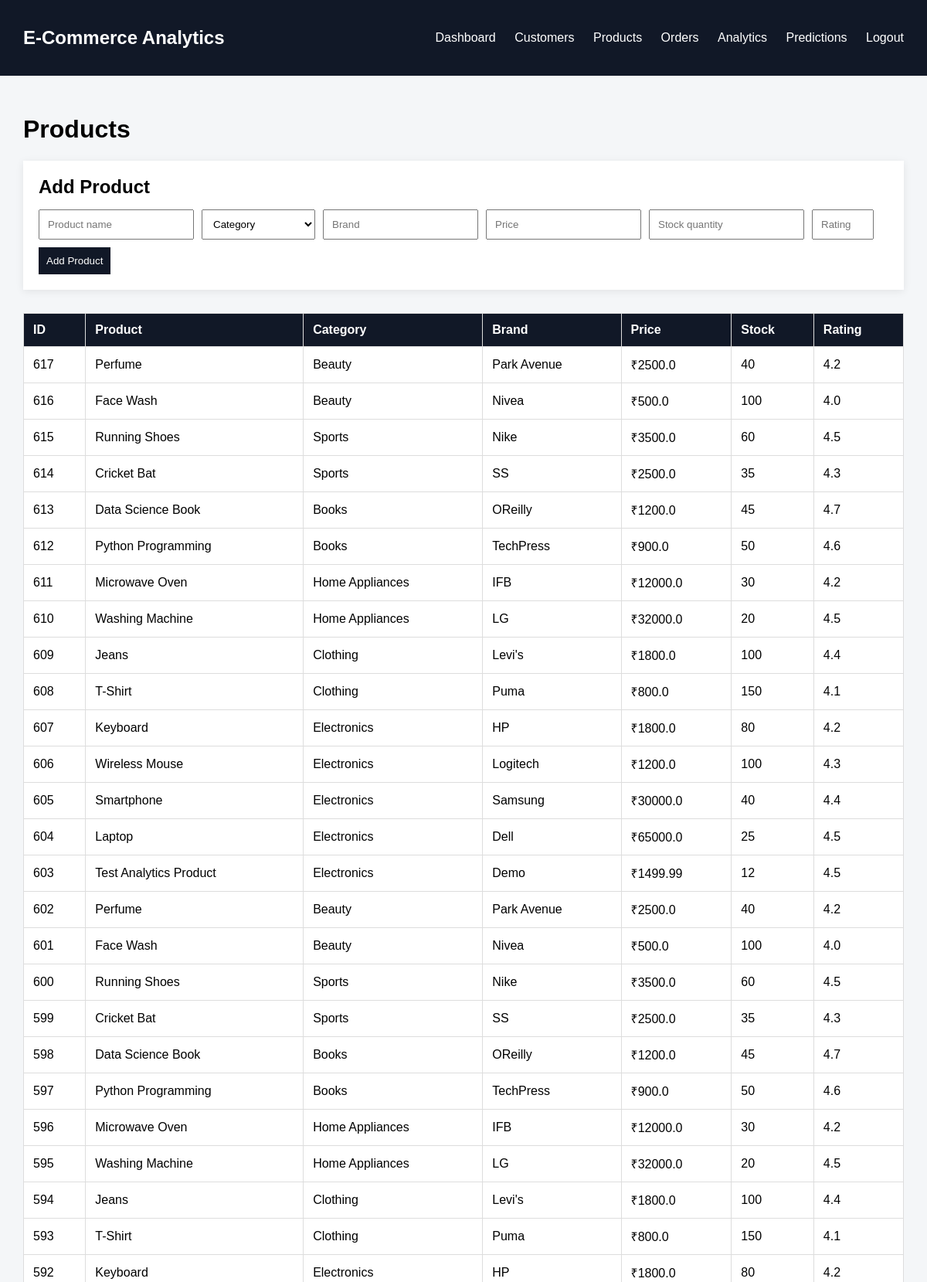
Page /products (signed in, upper part) on the committed database.
### tables this page shows
CREATE TABLE products (
            product_id INTEGER PRIMARY KEY AUTOINCREMENT,
            product_name TEXT NOT NULL,
            category_id INTEGER,
            price REAL,
            stock_quantity INTEGER,
            brand TEXT,
            rating REAL,
            FOREIGN KEY (category_id) REFERENCES categories(category_id)
        );

CREATE TABLE categories (
            category_id INTEGER PRIMARY KEY AUTOINCREMENT,
            category_name TEXT NOT NULL,
            description TEXT
        );

### app.py (the view, shortened to what this page needs)
@app.route("/products", methods=["GET", "POST"])
def products():
    if "admin" not in session:
        return redirect(url_for("login"))
    connection = get_connection()
    cursor = get_cursor(connection)
    cursor.execute("""
        SELECT
            p.*, c.category_name
        FROM products p
        LEFT JOIN categories c
            ON p.category_id = c.category_id
        ORDER BY p.product_id DESC
    """)
    data = cursor.fetchall()
    cursor.execute("SELECT category_id, category_name FROM categories ORDER BY category_name")
    categories = cursor.fetchall()
    cursor.close()
    connection.close()
    return render_template("products.html", products=data, categories=categories)

### app.py (called while the page is built, shortened)
def sqlite_connect():
    DB_PATH.parent.mkdir(parents=True, exist_ok=True)
    connection = sqlite3.connect(str(DB_PATH))
    connection.row_factory = sqlite3.Row
    return connection

def get_cursor(connection):
    if isinstance(connection, sqlite3.Connection):
        return connection.cursor()
    return connection.cursor(dictionary=True)

def get_connection():
    use_sqlite = os.getenv("USE_SQLITE", "1").lower() in {"1", "true", "yes", "on"}
    return sqlite_connect()

### templates/products.html (shortened to what this page needs)
<!DOCTYPE html>
<html>
<head>
    <link rel="stylesheet"
          href="{{ url_for('static', filename='css/style.css') }}">
</head>
<body>
<nav>
    <h2>E-Commerce Analytics</h2>
    <div>
        <a href="/">Dashboard</a>
        <a href="/customers">Customers</a>
        <a href="/products">Products</a>
        <a href="/orders">Orders</a>
        <a href="/analytics">Analytics</a>
        <a href="/predictions">Predictions</a>
        <a href="/logout">Logout</a>
    </div>
</nav>
<div class="container">
<h1>Products</h1>
<form method="post" class="data-form">
    <h2>Add Product</h2>
    <input name="product_name" placeholder="Product name" required>
    <select name="category_id" required>
        <option value="">Category</option>
    </select>
    <input name="brand" placeholder="Brand">
    <input name="price" type="number" min="0" step="0.01" placeholder="Price">
    <input name="stock_quantity" type="number" min="0" placeholder="Stock quantity">
    <input name="rating" type="number" min="0" max="5" step="0.1" placeholder="Rating">
    <button type="submit">Add Product</button>
</form>
<table>
<thead>
<tr>
<th>ID</th>
<th>Product</th>
<th>Category</th>
<th>Brand</th>
<th>Price</th>
<th>Stock</th>
<th>Rating</th>
</tr>
</thead>
<tbody>
{% for product in products %}
<tr>
<td>{{ product.product_id }}</td>
<td>{{ product.product_name }}</td>
<td>{{ product.category_name }}</td>
<td>{{ product.brand }}</td>
<td>₹{{ product.price }}</td>
<td>{{ product.stock_quantity }}</td>
<td>{{ product.rating }}</td>
</tr>
{% endfor %}
</tbody>
</table>
</div>
</body>
</html>

### static/css/style.css (style rules this page uses)
* { box-sizing: border-box; }
body { margin: 0; font-family: Arial, sans-serif; background: #f4f6f8; }
nav { background: #111827; color: white; padding: 15px 30px; display: flex; justify-content: space-between; align-items: center; }
nav a { color: white; text-decoration: none; margin-left: 20px; }
.container { padding: 30px; }
table { width: 100%; border-collapse: collapse; background: white; margin-bottom: 30px; }
th, td { padding: 12px; border: 1px solid #ddd; text-align: left; }
th { background: #111827; color: white; }
.data-form { display: flex; flex-wrap: wrap; gap: 10px; align-items: center; background: white; padding: 20px; margin-bottom: 30px; box-shadow: 0 2px 10px rgba(0,0,0,0.08); }
.data-form h2 { width: 100%; margin: 0 0 5px; }
.data-form input, .data-form select, .data-form button { padding: 10px; }
.data-form button { background: #111827; color: white; border: none; cursor: pointer; }

### rows in the picture
products: product_id "617", product_name "Perfume", category_name "Beauty", brand "Park Avenue", price "2500.0", stock_quantity "40", rating "4.2"
products: product_id "616", product_name "Face Wash", category_name "Beauty", brand "Nivea", price "500.0", stock_quantity "100", rating "4.0"
products: product_id "615", product_name "Running Shoes", category_name "Sports", brand "Nike", price "3500.0", stock_quantity "60", rating "4.5"
products: product_id "614", product_name "Cricket Bat", category_name "Sports", brand "SS", price "2500.0", stock_quantity "35", rating "4.3"
products: product_id "613", product_name "Data Science Book", category_name "Books", brand "OReilly", price "1200.0", stock_quantity "45", rating "4.7"
products: product_id "612", product_name "Python Programming", category_name "Books", brand "TechPress", price "900.0", stock_quantity "50", rating "4.6"
products: product_id "611", product_name "Microwave Oven", category_name "Home Appliances", brand "IFB", price "12000.0", stock_quantity "30", rating "4.2"
products: product_id "610", product_name "Washing Machine", category_name "Home Appliances", brand "LG", price "32000.0", stock_quantity "20", rating "4.5"
products: product_id "609", product_name "Jeans", category_name "Clothing", brand "Levi's", price "1800.0", stock_quantity "100", rating "4.4"
products: product_id "608", product_name "T-Shirt", category_name "Clothing", brand "Puma", price "800.0", stock_quantity "150", rating "4.1"
products: product_id "607", product_name "Keyboard", category_name "Electronics", brand "HP", price "1800.0", stock_quantity "80", rating "4.2"
products: product_id "606", product_name "Wireless Mouse", category_name "Electronics", brand "Logitech", price "1200.0", stock_quantity "100", rating "4.3"
products: product_id "605", product_name "Smartphone", category_name "Electronics", brand "Samsung", price "30000.0", stock_quantity "40", rating "4.4"
products: product_id "604", product_name "Laptop", category_name "Electronics", brand "Dell", price "65000.0", stock_quantity "25", rating "4.5"
products: product_id "603", product_name "Test Analytics Product", category_name "Electronics", brand "Demo", price "1499.99", stock_quantity "12", rating "4.5"
products: product_id "602", product_name "Perfume", category_name "Beauty", brand "Park Avenue", price "2500.0", stock_quantity "40", rating "4.2"
products: product_id "601", product_name "Face Wash", category_name "Beauty", brand "Nivea", price "500.0", stock_quantity "100", rating "4.0"
products: product_id "600", product_name "Running Shoes", category_name "Sports", brand "Nike", price "3500.0", stock_quantity "60", rating "4.5"
products: product_id "599", product_name "Cricket Bat", category_name "Sports", brand "SS", price "2500.0", stock_quantity "35", rating "4.3"
products: product_id "598", product_name "Data Science Book", category_name "Books", brand "OReilly", price "1200.0", stock_quantity "45", rating "4.7"
products: product_id "597", product_name "Python Programming", category_name "Books", brand "TechPress", price "900.0", stock_quantity "50", rating "4.6"
products: product_id "596", product_name "Microwave Oven", category_name "Home Appliances", brand "IFB", price "12000.0", stock_quantity "30", rating "4.2"
products: product_id "595", product_name "Washing Machine", category_name "Home Appliances", brand "LG", price "32000.0", stock_quantity "20", rating "4.5"
products: product_id "594", product_name "Jeans", category_name "Clothing", brand "Levi's", price "1800.0", stock_quantity "100", rating "4.4"
products: product_id "593", product_name "T-Shirt", category_name "Clothing", brand "Puma", price "800.0", stock_quantity "150", rating "4.1"
products: product_id "592", product_name "Keyboard", category_name "Electronics", brand "HP", price "1800.0", stock_quantity "80", rating "4.2"
